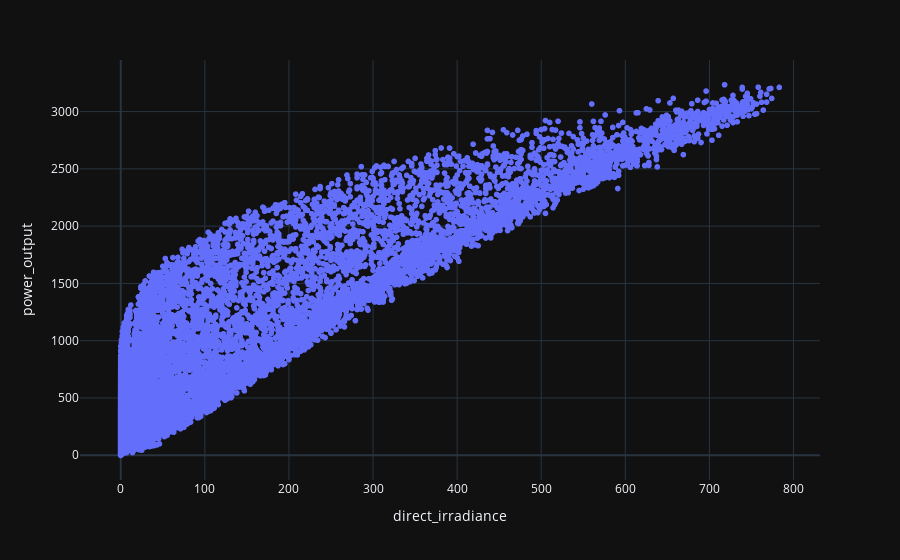
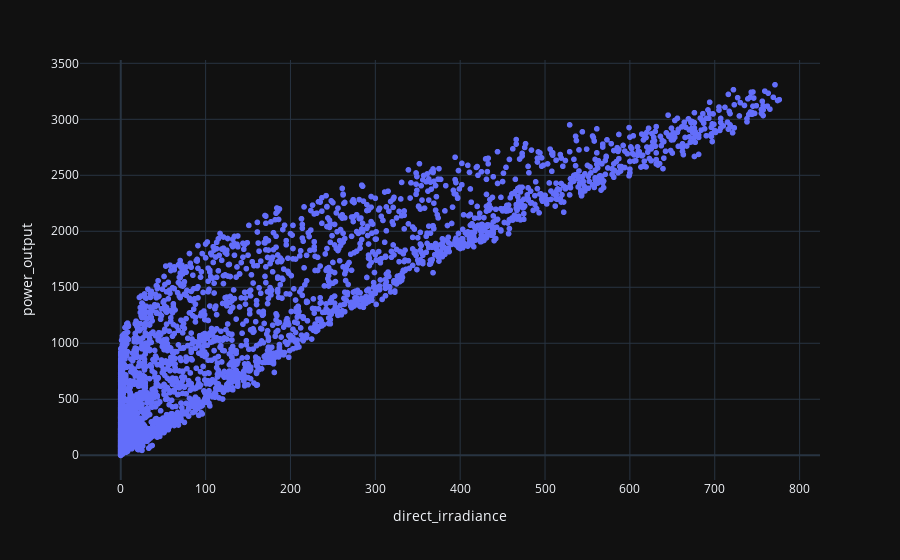

Here is the notebook cell these charts were saved with, in order:
### Code cell
import plotly.express as px
template = 'plotly_dark'

fig = px.scatter(X_train, 
              x="direct_irradiance", 
              y="power_output",
              template=template
    )
fig.show()

fig = px.scatter(X_test, 
              x="direct_irradiance", 
              y="power_output",
              template=template
    )
fig.show()

### Figure 1 — Plotly figure (JSON) as saved in the notebook; plotly's stock layout.template omitted (floating-point values rounded to 4 significant figures; data arrays with more than 128 entries replaced by an {"elided": "..."} marker saying what was removed)
{"data": [{"hovertemplate": "direct_irradiance=%{x}<br>power_output=%{y}<extra></extra>", "legendgroup": "", "marker": {"color": "#636efa", "symbol": "circle"}, "mode": "markers", "name": "", "showlegend": false, "type": "scattergl", "x": {"elided": "28048 float values"}, "xaxis": "x", "y": {"elided": "28048 float values"}, "yaxis": "y"}], "layout": {"legend": {"tracegroupgap": 0}, "margin": {"t": 60}, "xaxis": {"anchor": "y", "domain": [0, 1], "title": {"text": "direct_irradiance"}}, "yaxis": {"anchor": "x", "domain": [0, 1], "title": {"text": "power_output"}}}}

### Figure 2 — Plotly figure (JSON) as saved in the notebook; plotly's stock layout.template omitted (floating-point values rounded to 4 significant figures; data arrays with more than 128 entries replaced by an {"elided": "..."} marker saying what was removed)
{"data": [{"hovertemplate": "direct_irradiance=%{x}<br>power_output=%{y}<extra></extra>", "legendgroup": "", "marker": {"color": "#636efa", "symbol": "circle"}, "mode": "markers", "name": "", "showlegend": false, "type": "scattergl", "x": {"elided": "7013 float values"}, "xaxis": "x", "y": {"elided": "7013 float values"}, "yaxis": "y"}], "layout": {"legend": {"tracegroupgap": 0}, "margin": {"t": 60}, "xaxis": {"anchor": "y", "domain": [0, 1], "title": {"text": "direct_irradiance"}}, "yaxis": {"anchor": "x", "domain": [0, 1], "title": {"text": "power_output"}}}}
